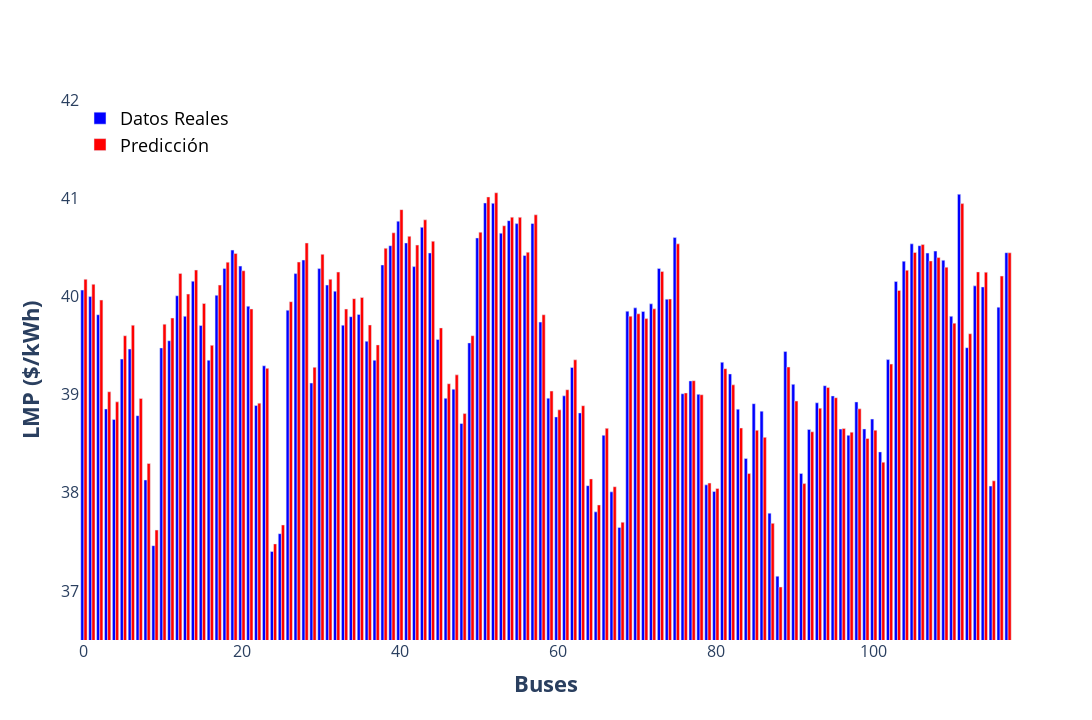

Source (notebook cell):
### Code cell
figLMP2 = go.Figure()
figLMP2.add_trace(go.Bar(name="Datos Reales",y=Y[0,:],x=list(range(0,118)), marker_color="blue"))
figLMP2.add_trace(go.Bar(name="Predicción",y=y_pred_ind[0,:],x=list(range(0,118)), marker_color="red"))

figLMP2.update_layout(barmode='group',
                  width=1400,
                  height=720,
                  paper_bgcolor='rgba(0,0,0,0)',
                  plot_bgcolor='rgba(0,0,0,0)',
                  yaxis=dict(
                    title='<b>LMP ($/kWh)</b>',
                    titlefont_size=22,
                    tickfont_size=16,
                    range=[36.5, 42]
                  ),
                  xaxis=dict(
                    title='<b>Buses</b>',
                    titlefont_size=22,
                    tickfont_size=16,
                    #tickangle=270
                  ),
                  legend=dict(
                    x=0,
                    y=1.0,
                    font = dict(size = 18, color = "black")
                  ))
figLMP2.show()

### Figure 1 — Plotly figure (JSON) as saved in the notebook; plotly's stock layout.template omitted (floating-point values rounded to 4 significant figures)
{"data": [{"marker": {"color": "blue"}, "name": "Datos Reales", "type": "bar", "x": [0, 1, 2, 3, 4, 5, 6, 7, 8, 9, 10, 11, 12, 13, 14, 15, 16, 17, 18, 19, 20, 21, 22, 23, 24, 25, 26, 27, 28, 29, 30, 31, 32, 33, 34, 35, 36, 37, 38, 39, 40, 41, 42, 43, 44, 45, 46, 47, 48, 49, 50, 51, 52, 53, 54, 55, 56, 57, 58, 59, 60, 61, 62, 63, 64, 65, 66, 67, 68, 69, 70, 71, 72, 73, 74, 75, 76, 77, 78, 79, 80, 81, 82, 83, 84, 85, 86, 87, 88, 89, 90, 91, 92, 93, 94, 95, 96, 97, 98, 99, 100, 101, 102, 103, 104, 105, 106, 107, 108, 109, 110, 111, 112, 113, 114, 115, 116, 117], "y": [40.06, 40.0, 39.81, 38.85, 38.75, 39.36, 39.46, 38.78, 38.13, 37.46, 39.48, 39.55, 40.01, 39.8, 40.16, 39.7, 39.35, 40.01, 40.28, 40.47, 40.31, 39.9, 38.89, 39.29, 37.4, 37.58, 39.86, 40.23, 40.37, 39.12, 40.28, 40.12, 40.05, 39.71, 39.79, 39.82, 39.54, 39.35, 40.32, 40.52, 40.77, 40.54, 40.3, 40.7, 40.44, 39.56, 38.96, 39.05, 38.7, 39.53, 40.59, 40.95, 40.95, 40.64, 40.77, 40.74, 40.42, 40.74, 39.74, 38.96, 38.77, 38.99, 39.28, 38.81, 38.07, 37.8, 38.59, 38.01, 37.65, 39.85, 39.88, 39.85, 39.92, 40.28, 39.97, 40.6, 39.01, 39.14, 39.0, 38.08, 38.01, 39.33, 39.21, 38.85, 38.35, 38.91, 38.83, 37.79, 37.15, 39.44, 39.1, 38.2, 38.65, 38.92, 39.09, 38.99, 38.65, 38.59, 38.92, 38.65, 38.75, 38.42, 39.36, 40.15, 40.36, 40.53, 40.52, 40.44, 40.46, 40.37, 39.8, 41.04, 39.48, 40.11, 40.1, 38.07, 39.89, 40.45]}, {"marker": {"color": "red"}, "name": "Predicción", "type": "bar", "x": [0, 1, 2, 3, 4, 5, 6, 7, 8, 9, 10, 11, 12, 13, 14, 15, 16, 17, 18, 19, 20, 21, 22, 23, 24, 25, 26, 27, 28, 29, 30, 31, 32, 33, 34, 35, 36, 37, 38, 39, 40, 41, 42, 43, 44, 45, 46, 47, 48, 49, 50, 51, 52, 53, 54, 55, 56, 57, 58, 59, 60, 61, 62, 63, 64, 65, 66, 67, 68, 69, 70, 71, 72, 73, 74, 75, 76, 77, 78, 79, 80, 81, 82, 83, 84, 85, 86, 87, 88, 89, 90, 91, 92, 93, 94, 95, 96, 97, 98, 99, 100, 101, 102, 103, 104, 105, 106, 107, 108, 109, 110, 111, 112, 113, 114, 115, 116, 117], "y": [40.17, 40.12, 39.96, 39.03, 38.93, 39.6, 39.71, 38.96, 38.3, 37.62, 39.72, 39.78, 40.23, 40.02, 40.27, 39.93, 39.5, 40.11, 40.35, 40.44, 40.26, 39.87, 38.91, 39.27, 37.48, 37.67, 39.95, 40.35, 40.54, 39.28, 40.43, 40.17, 40.25, 39.87, 39.98, 39.99, 39.71, 39.51, 40.49, 40.65, 40.88, 40.61, 40.52, 40.78, 40.56, 39.68, 39.11, 39.2, 38.81, 39.6, 40.65, 41.01, 41.06, 40.72, 40.81, 40.81, 40.45, 40.83, 39.81, 39.04, 38.84, 39.05, 39.35, 38.89, 38.14, 37.88, 38.66, 38.06, 37.7, 39.8, 39.82, 39.77, 39.87, 40.25, 39.97, 40.53, 39.02, 39.14, 39.0, 38.1, 38.04, 39.26, 39.1, 38.66, 38.2, 38.64, 38.56, 37.69, 37.04, 39.28, 38.93, 38.09, 38.62, 38.86, 39.07, 38.97, 38.65, 38.62, 38.85, 38.55, 38.64, 38.31, 39.31, 40.06, 40.27, 40.45, 40.53, 40.36, 40.4, 40.3, 39.73, 40.94, 39.62, 40.25, 40.25, 38.12, 40.21, 40.44]}], "layout": {"barmode": "group", "height": 720, "legend": {"font": {"color": "black", "size": 18}, "x": 0, "y": 1}, "paper_bgcolor": "rgba(0,0,0,0)", "plot_bgcolor": "rgba(0,0,0,0)", "width": 1400, "xaxis": {"tickfont": {"size": 16}, "title": {"font": {"size": 22}, "text": "<b>Buses</b>"}}, "yaxis": {"range": [36.5, 42], "tickfont": {"size": 16}, "title": {"font": {"size": 22}, "text": "<b>LMP ($/kWh)</b>"}}}}
